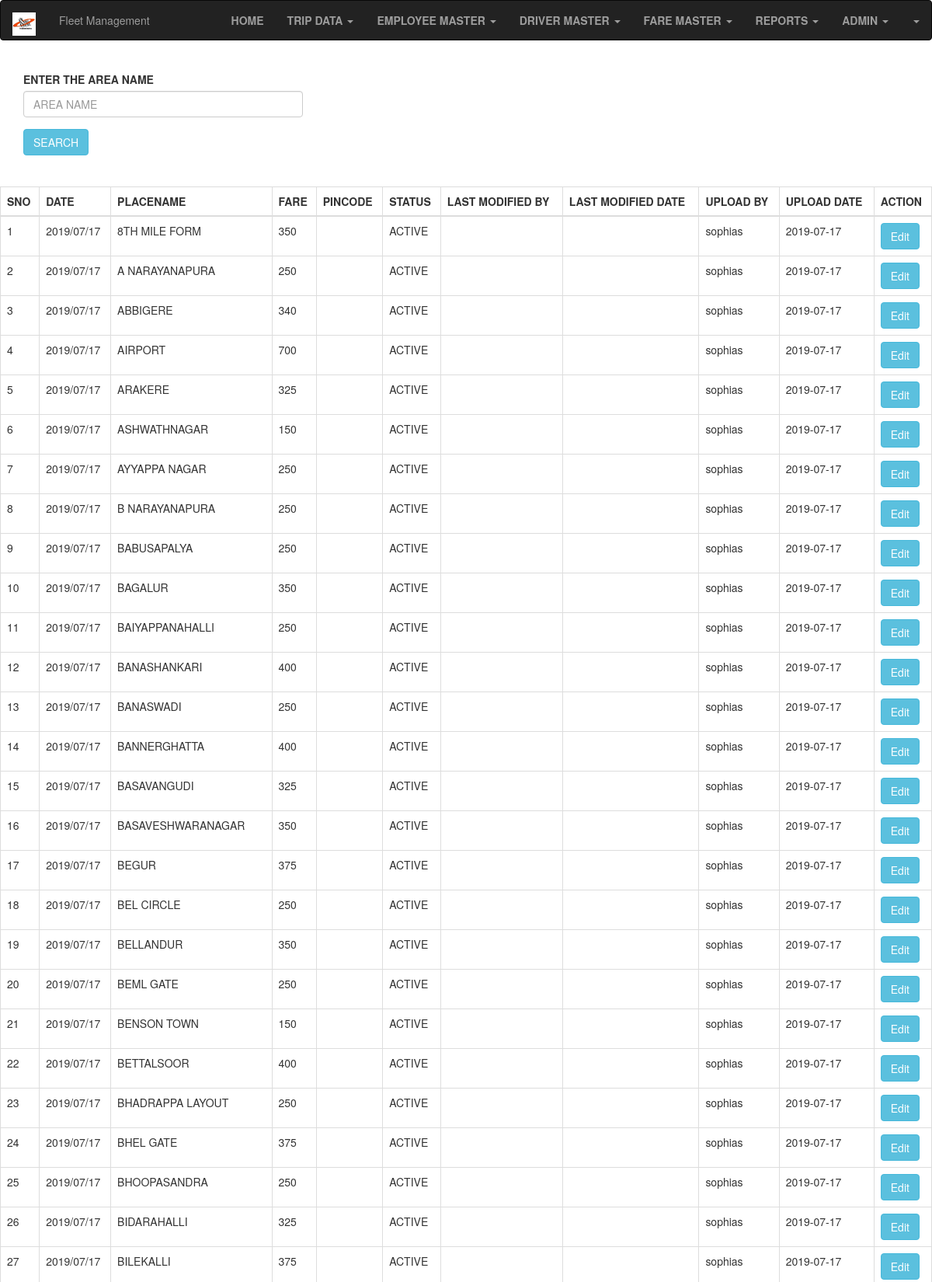
Page /ShowPlace.php (upper part) on the committed database.
### tables this page shows
CREATE TABLE IF NOT EXISTS `fare` (
  `SNO` int(40) NOT NULL,
  `Date` varchar(40) NOT NULL,
  `PlaceName` varchar(40) NOT NULL,
  `Fares` int(100) NOT NULL,
  `Pincode` varchar(40) DEFAULT NULL,
  `Status` varchar(40) DEFAULT NULL,
  `LastModify` varchar(40) DEFAULT NULL,
  `LastModifyDate` date DEFAULT NULL,
  `UploadBy` varchar(40) DEFAULT NULL,
  `UploadDate` date DEFAULT NULL,
  PRIMARY KEY (`PlaceName`),
  UNIQUE KEY `SNO` (`SNO`)
);

### ShowPlace.php (the view, shortened to what this page needs)
<!DOCTYPE html>
<html lang="en">
<head>
  <link rel="stylesheet" href="https://maxcdn.bootstrapcdn.com/bootstrap/3.4.0/css/bootstrap.min.css">
</head>
<body>
<?php
include("Header.php");
?>
<div class="container">
<div class="row">
<div class="col-md-4">
 					<form role="form" method="post" action="ShowPlace1.php">
						<fieldset>
						<label>ENTER THE AREA NAME </label>
						<div class="form-group">
								<input type="text" name="area" id="area" class="form-control input-md" placeholder="AREA NAME">
						</div>
							<input type="submit" name="Search" class="btn btn-info" value="SEARCH">
						</fieldset>
					</form>
</div>
<div class="col-md-4">
				</div>
				<div class="col-md-4">
				</div>
</div>
</div>
<br>
<br>
<?php
			require_once 'Config.php';
			$result=$mysqli->query("SELECT * FROM fare") or die($mysqli->error);
				?>
				<div class="container-fluid">
				<div class="row justify-content-center">
				<table class="table table-bordered table-hover">
				<thead class="thead-light">
				<tr>
		<th>SNO</th>
		<th>DATE</th>
		<th>PLACENAME</th>
		<th>FARE</th>
        <th>PINCODE</th>
		<th>STATUS</th>
		<th>LAST MODIFIED BY</th>
		<th>LAST MODIFIED DATE</th>
		<th>UPLOAD BY</th>
		<th>UPLOAD DATE</th>
		<th colspan='2' >ACTION</th>
		</tr>
				</thead>
				<?php
				while ($row =$result->fetch_assoc()): ?>
				<tr>
				<td><?php echo $row['SNO']; ?></td>
				<td><?php echo $row['Date']; ?></td>
				<td><?php echo $row['PlaceName']; ?></td>
				<td><?php echo $row['Fares']; ?></td>
				<td><?php echo $row['Pincode']; ?></td>
				<td><?php echo $row['Status']; ?></td>
				<td><?php echo $row['LastModify']; ?></td>
				<td><?php echo $row['LastModifyDate']; ?></td>
				<td><?php echo $row['UploadBy']; ?></td>
				<td><?php echo $row['UploadDate']; ?></td>
				<td>
				<a href="EditPlace.php?edit=<?php echo $row['SNO']; ?> "
					class="btn btn-info">Edit</a>
				</td>
				</tr>
				<?php endwhile; ?>
				</table>
				</div>
</body>
</html>

### rows in the picture
fare: SNO "1", Date "2019/07/17", PlaceName "8TH MILE FORM", Fares "350", Status "ACTIVE", UploadBy "sophias", UploadDate "2019-07-17"
fare: SNO "2", Date "2019/07/17", PlaceName "A NARAYANAPURA", Fares "250", Status "ACTIVE", UploadBy "sophias", UploadDate "2019-07-17"
fare: SNO "3", Date "2019/07/17", PlaceName "ABBIGERE", Fares "340", Status "ACTIVE", UploadBy "sophias", UploadDate "2019-07-17"
fare: SNO "4", Date "2019/07/17", PlaceName "AIRPORT", Fares "700", Status "ACTIVE", UploadBy "sophias", UploadDate "2019-07-17"
fare: SNO "5", Date "2019/07/17", PlaceName "ARAKERE", Fares "325", Status "ACTIVE", UploadBy "sophias", UploadDate "2019-07-17"
fare: SNO "6", Date "2019/07/17", PlaceName "ASHWATHNAGAR", Fares "150", Status "ACTIVE", UploadBy "sophias", UploadDate "2019-07-17"
fare: SNO "7", Date "2019/07/17", PlaceName "AYYAPPA NAGAR", Fares "250", Status "ACTIVE", UploadBy "sophias", UploadDate "2019-07-17"
fare: SNO "8", Date "2019/07/17", PlaceName "B NARAYANAPURA", Fares "250", Status "ACTIVE", UploadBy "sophias", UploadDate "2019-07-17"
fare: SNO "9", Date "2019/07/17", PlaceName "BABUSAPALYA", Fares "250", Status "ACTIVE", UploadBy "sophias", UploadDate "2019-07-17"
fare: SNO "10", Date "2019/07/17", PlaceName "BAGALUR", Fares "350", Status "ACTIVE", UploadBy "sophias", UploadDate "2019-07-17"
fare: SNO "11", Date "2019/07/17", PlaceName "BAIYAPPANAHALLI", Fares "250", Status "ACTIVE", UploadBy "sophias", UploadDate "2019-07-17"
fare: SNO "12", Date "2019/07/17", PlaceName "BANASHANKARI", Fares "400", Status "ACTIVE", UploadBy "sophias", UploadDate "2019-07-17"
fare: SNO "13", Date "2019/07/17", PlaceName "BANASWADI", Fares "250", Status "ACTIVE", UploadBy "sophias", UploadDate "2019-07-17"
fare: SNO "14", Date "2019/07/17", PlaceName "BANNERGHATTA", Fares "400", Status "ACTIVE", UploadBy "sophias", UploadDate "2019-07-17"
fare: SNO "15", Date "2019/07/17", PlaceName "BASAVANGUDI", Fares "325", Status "ACTIVE", UploadBy "sophias", UploadDate "2019-07-17"
fare: SNO "16", Date "2019/07/17", PlaceName "BASAVESHWARANAGAR", Fares "350", Status "ACTIVE", UploadBy "sophias", UploadDate "2019-07-17"
fare: SNO "17", Date "2019/07/17", PlaceName "BEGUR", Fares "375", Status "ACTIVE", UploadBy "sophias", UploadDate "2019-07-17"
fare: SNO "18", Date "2019/07/17", PlaceName "BEL CIRCLE", Fares "250", Status "ACTIVE", UploadBy "sophias", UploadDate "2019-07-17"
fare: SNO "19", Date "2019/07/17", PlaceName "BELLANDUR", Fares "350", Status "ACTIVE", UploadBy "sophias", UploadDate "2019-07-17"
fare: SNO "20", Date "2019/07/17", PlaceName "BEML GATE", Fares "250", Status "ACTIVE", UploadBy "sophias", UploadDate "2019-07-17"
fare: SNO "21", Date "2019/07/17", PlaceName "BENSON TOWN", Fares "150", Status "ACTIVE", UploadBy "sophias", UploadDate "2019-07-17"
fare: SNO "22", Date "2019/07/17", PlaceName "BETTALSOOR", Fares "400", Status "ACTIVE", UploadBy "sophias", UploadDate "2019-07-17"
fare: SNO "23", Date "2019/07/17", PlaceName "BHADRAPPA LAYOUT", Fares "250", Status "ACTIVE", UploadBy "sophias", UploadDate "2019-07-17"
fare: SNO "24", Date "2019/07/17", PlaceName "BHEL GATE", Fares "375", Status "ACTIVE", UploadBy "sophias", UploadDate "2019-07-17"
fare: SNO "25", Date "2019/07/17", PlaceName "BHOOPASANDRA", Fares "250", Status "ACTIVE", UploadBy "sophias", UploadDate "2019-07-17"
fare: SNO "26", Date "2019/07/17", PlaceName "BIDARAHALLI", Fares "325", Status "ACTIVE", UploadBy "sophias", UploadDate "2019-07-17"
fare: SNO "27", Date "2019/07/17", PlaceName "BILEKALLI", Fares "375", Status "ACTIVE", UploadBy "sophias", UploadDate "2019-07-17"
